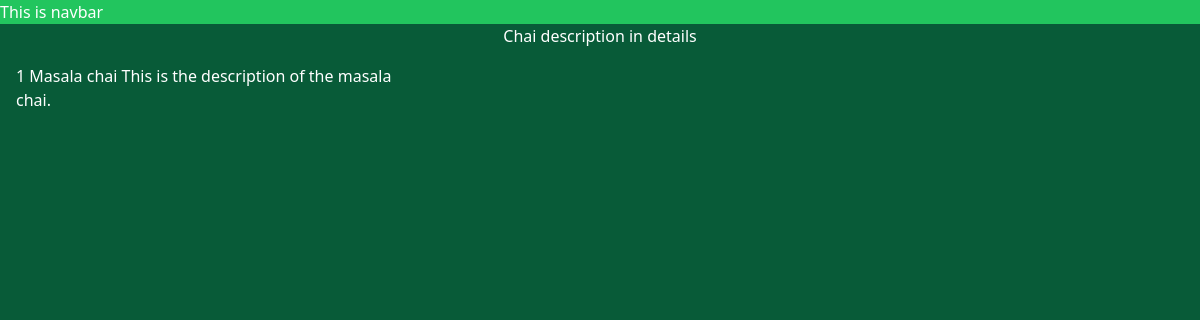
The app's page /explore/1 with its own data.
### explore/models.py (models this page shows, shortened)
class ChaiVariety(models.Model):
  CHAI_TYPE_CHOICE=[
    ('ML','MASALA'),
    ('GR','GINGER'),
    ('KL','KIWI'),
    ('PL','PLAIN')
  ]
  name=models.CharField(max_length=100)
  image=models.ImageField(upload_to="chais/")
  date_added=models.DateTimeField(default=timezone.now)
  type=models.CharField(max_length=2,choices=CHAI_TYPE_CHOICE)
  description=models.TextField(default='')

### explore/views.py (the view)
# urls.py: path('<int:chai_id>',views.chai_detail,name='chai_detail'),
def chai_detail(request,chai_id):
  chai=get_object_or_404(ChaiVariety,pk=chai_id)
  return render(request,'explore/details.html',{'chai':chai})

### explore/templates/explore/details.html (shortened to what this page needs)
{% extends "layout.html" %}
 {% block content %}
<h1>Chai description in details</h1>
<div class="grid grid-cols-3 gap-4 m-4">
  {{chai.id}} {{chai.name}} {{chai.description}}
</div>
{% endblock %}

### static/style.css (style rules this page uses)
body { background: rgb(8, 91, 56); color: #ffff; }
h1 { text-align: center; font-size: 2em; }

### records on screen
ChaiVariety: id "1", name "Masala chai", description "This is the description of the masala chai."
